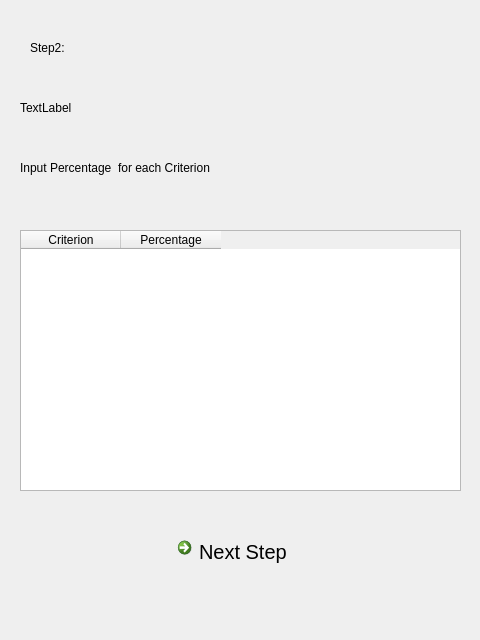
<?xml version="1.0" encoding="UTF-8"?>
<ui version="4.0">
 <class>Dialog</class>
 <widget class="QDialog" name="Dialog">
  <property name="geometry">
   <rect>
    <x>0</x>
    <y>0</y>
    <width>480</width>
    <height>640</height>
   </rect>
  </property>
  <property name="windowTitle">
   <string>Dialog</string>
  </property>
  <widget class="QLabel" name="label">
   <property name="geometry">
    <rect>
     <x>20</x>
     <y>160</y>
     <width>281</width>
     <height>16</height>
    </rect>
   </property>
   <property name="text">
    <string>Input Percentage  for each Criterion</string>
   </property>
  </widget>
  <widget class="QLabel" name="label_2">
   <property name="geometry">
    <rect>
     <x>30</x>
     <y>40</y>
     <width>60</width>
     <height>16</height>
    </rect>
   </property>
   <property name="text">
    <string>Step2:</string>
   </property>
  </widget>
  <widget class="QCommandLinkButton" name="commandLinkButton">
   <property name="geometry">
    <rect>
     <x>170</x>
     <y>530</y>
     <width>193</width>
     <height>41</height>
    </rect>
   </property>
   <property name="font">
    <font>
     <pointsize>15</pointsize>
     <weight>50</weight>
     <bold>false</bold>
    </font>
   </property>
   <property name="text">
    <string>Next Step</string>
   </property>
  </widget>
  <widget class="QTableWidget" name="tableWidget">
   <property name="geometry">
    <rect>
     <x>20</x>
     <y>230</y>
     <width>441</width>
     <height>261</height>
    </rect>
   </property>
   <attribute name="horizontalHeaderMinimumSectionSize">
    <number>0</number>
   </attribute>
   <column>
    <property name="text">
     <string>Criterion</string>
    </property>
   </column>
   <column>
    <property name="text">
     <string>Percentage</string>
    </property>
   </column>
  </widget>
  <widget class="QLabel" name="label_3">
   <property name="geometry">
    <rect>
     <x>20</x>
     <y>100</y>
     <width>411</width>
     <height>16</height>
    </rect>
   </property>
   <property name="text">
    <string>TextLabel</string>
   </property>
  </widget>
 </widget>
 <resources/>
 <connections/>
</ui>
